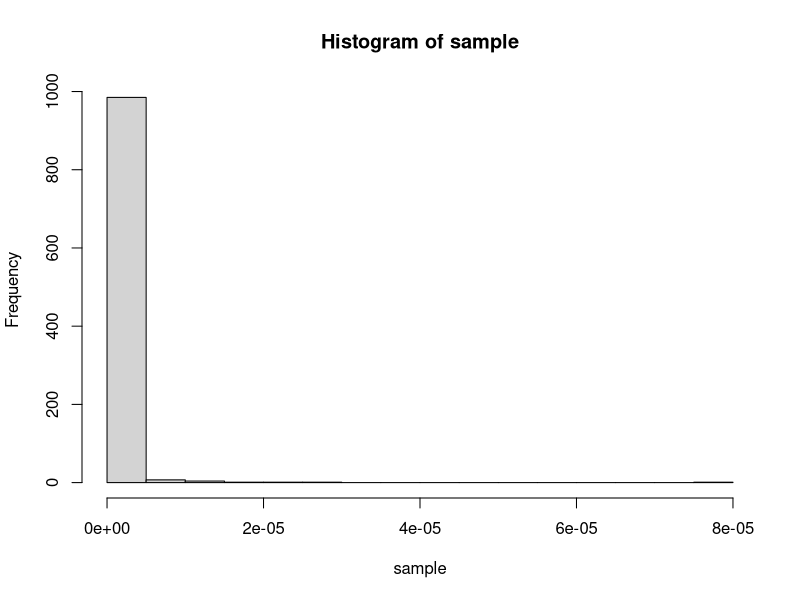
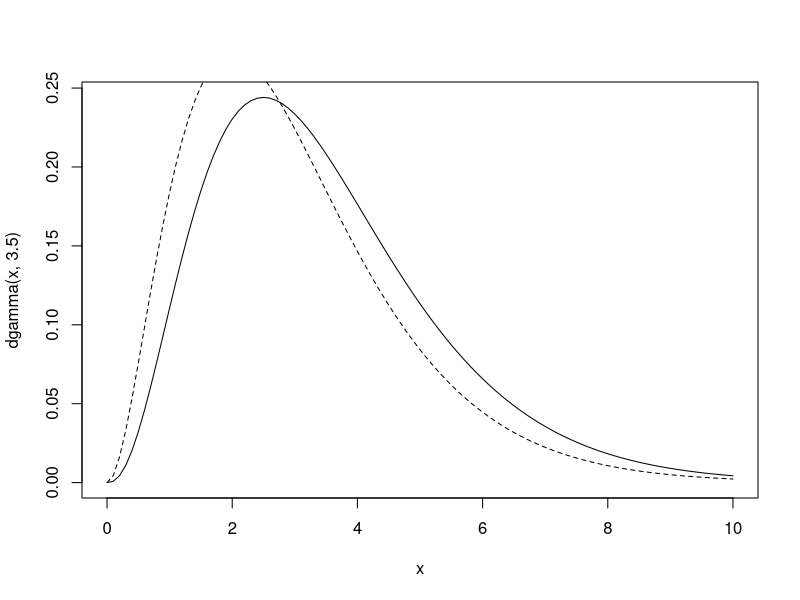
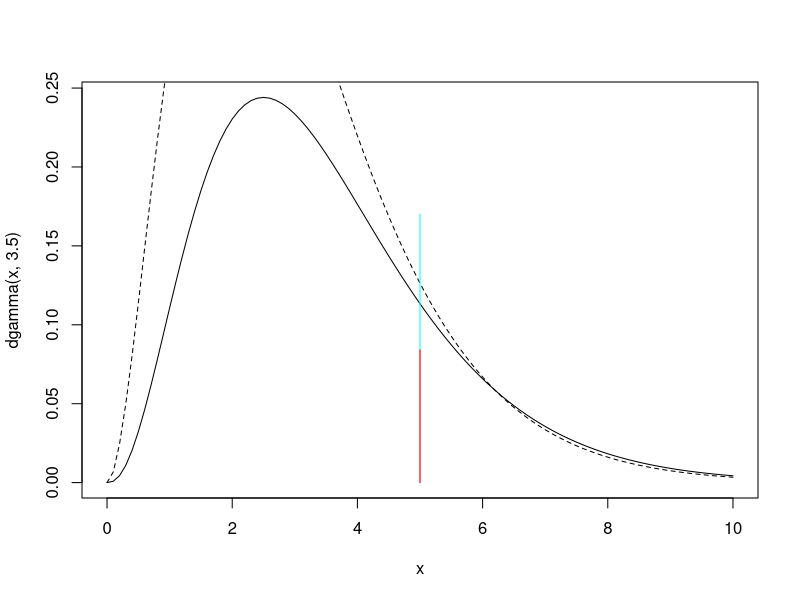
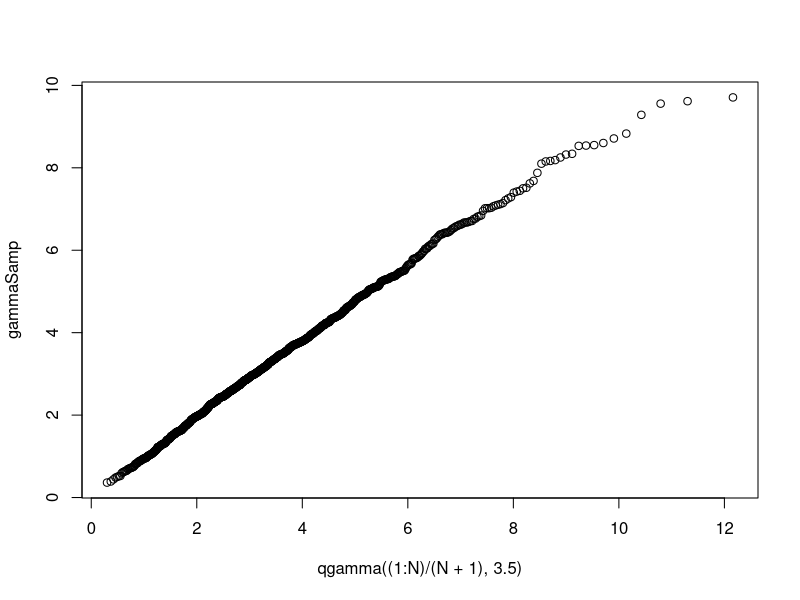

Source code (R) for these figures, in order:
## ---- chunk 1
lambda.mu <- log (.0001)
lambda.sigma <- (log(.001)-log(.0001))/2
cat("lambda ~ Lognormal(",round(lambda.mu,3),
    ",", round(lambda.sigma,3),")")
## ---- chunk 2
phi.mu <- 0
phi.sigma <- log(2)/2
cat("phi ~ Lognormal(",round(phi.mu,3),
    ",", round(phi.sigma,3),")")
## ---- chunk 3
R <- 1000
h <- function (lam) {
  1-(1-lam[1]*lam[3])*(1-lam[2]*lam[4])
}
randPumps <- function(lam.mu, lam.sig, phi.mu, phi.sig, npumps) {
  lambda <- rlnorm(1,lam.mu,lam.sig)
  phi <- rlnorm(npumps,phi.mu,phi.sig)
  lambda*phi
}
sample <- sapply(1:R, function (r) 
  h(randPumps(lambda.mu,lambda.sigma,
              phi.mu,phi.sigma,4)))
hist(sample)
round(mean(sample),9)
round(median(sample),9)
h(rep(.0001,4))
## ---- chunk 4
curve(dgamma(x,3.5),xlim=c(0,10))
curve(dgamma(x,3),add=TRUE,lty=2)
## ---- chunk 5
M <- 1.5
curve(dgamma(x,3.5),xlim=c(0,10))
curve(M*dgamma(x,3),add=TRUE,lty=2)
xx <- 5
segments(c(xx,xx),c(0,dgamma(xx,3)),
         c(xx,xx),c(dgamma(xx,3),M*dgamma(xx,3.5)),
         lwd=c(1.2,1.0),col=c("red","cyan"))
## ---- chunk 6
sampleGamma <- function (shape=3.5,
                         k = floor(shape),
                         M=1.5) {
  Y <- sum(rexp(k))
  u <- runif(1)
  if (M*u < dgamma(Y,shape)/dgamma(Y,k)) 
    return (Y)
  else 
    sampleGamma(shape,k,M)
}
N <- 1000
gammaSamp <- sapply(1:N,function(r) sampleGamma())
mean(gammaSamp)
sd(gammaSamp)
qqplot(qgamma((1:N)/(N+1),3.5),gammaSamp)
